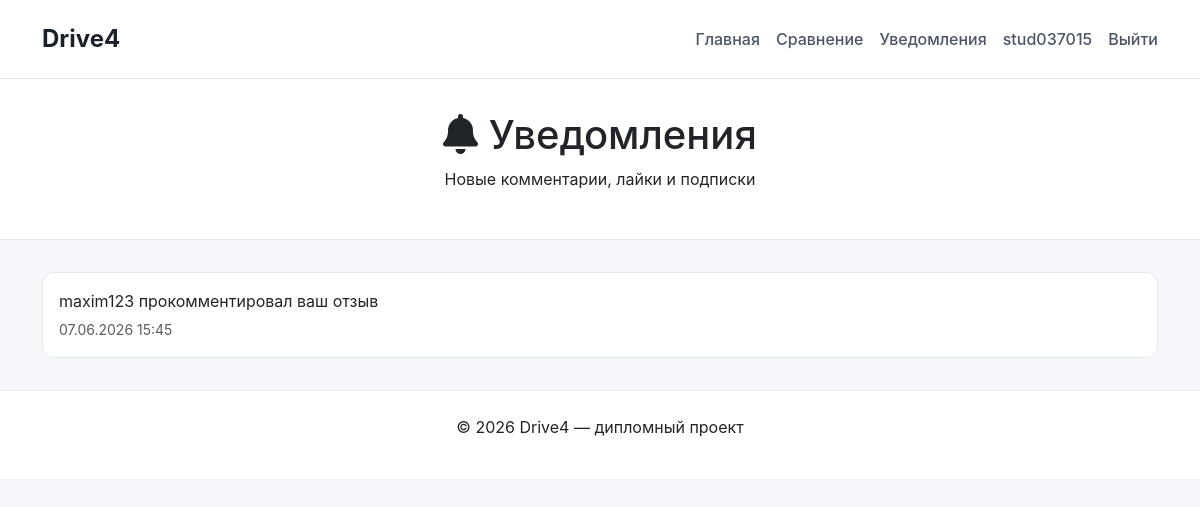
The page /posts/notifications/ (signed in) on the database as committed earlier.
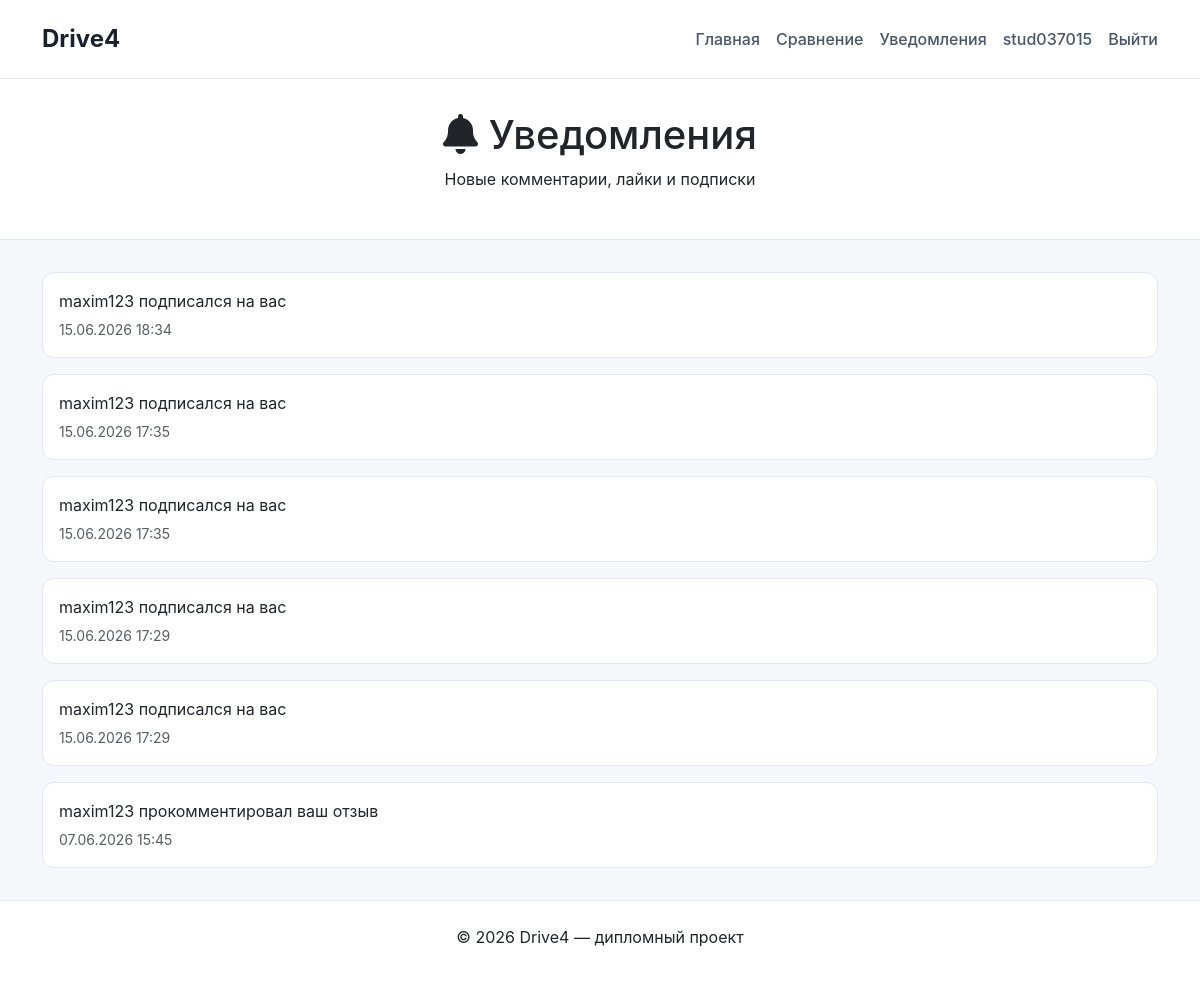
The same page on the database as committed later.
### posts/models.py (models this page shows, shortened)
class Notification(models.Model):
    NOTIFICATION_TYPES = [
        ('comment', 'Комментарий'),
        ('like', 'Лайк'),
        ('subscription', 'Подписка'),
    ]
    user = models.ForeignKey(settings.AUTH_USER_MODEL, on_delete=models.CASCADE, verbose_name='Пользователь', related_name='notifications')
    notification_type = models.CharField('Тип уведомления', max_length=20, choices=NOTIFICATION_TYPES)
    text = models.CharField('Текст уведомления', max_length=255)
    is_read = models.BooleanField('Прочитано', default=False)
    created_at = models.DateTimeField('Дата создания', auto_now_add=True)
    class Meta:
        verbose_name = 'Уведомление'
        verbose_name_plural = 'Уведомления'
        ordering = ['-created_at']

### posts/views.py (the view)
# urls.py: path('notifications/', views.notifications, name='notifications'),
@login_required
def notifications(request):
    notifications_list = request.user.notifications.order_by('-created_at')
    notifications_list.update(is_read=True)
    return render(request, 'posts/notifications.html', {'notifications': notifications_list})

### posts/templates/posts/notifications.html (shortened to what this page needs)
<!DOCTYPE html>
<html lang="ru">
<head>
    <link href="https://cdn.jsdelivr.net/npm/bootstrap@5.3.0/dist/css/bootstrap.min.css" rel="stylesheet">
    <link rel="stylesheet" href="https://cdnjs.cloudflare.com/ajax/libs/font-awesome/6.4.0/css/all.min.css">
</head>
<body>
<nav class="navbar">
    <div class="container">
        <a class="navbar-brand" href="/">Drive4</a>
        <div class="d-flex gap-3">
            <a class="nav-link" href="/">Главная</a>
            <a class="nav-link" href="{% url 'compare_cars' %}">Сравнение</a>
            <a class="nav-link" href="{% url 'notifications' %}"> Уведомления</a>
            {% if user.is_authenticated %}
                <a class="nav-link" href="{% url 'profile' %}">{{ user.username }}</a>
                <form method="post" action="{% url 'logout' %}" style="display: inline;">
                    <button type="submit" class="btn-logout nav-link">Выйти</button>
                </form>
            {% else %}
                <a class="nav-link" href="{% url 'login' %}">Вход</a>
                <a class="nav-link" href="{% url 'register' %}">Регистрация</a>
            {% endif %}
        </div>
    </div>
</nav>
<div class="notifications-header">
    <div class="container text-center">
        <h1><i class="fas fa-bell"></i> Уведомления</h1>
        <p>Новые комментарии, лайки и подписки</p>
    </div>
</div>
<div class="container">
    {% if notifications %}
        {% for n in notifications %}
            <div class="notification-card {% if not n.is_read %}unread{% endif %}">
                <div class="d-flex align-items-center">
                    <div class="flex-grow-1">
                        <p class="mb-1">{{ n.text }}</p>
                        <small class="text-muted">{{ n.created_at|date:"d.m.Y H:i" }}</small>
                    </div>
                </div>
            </div>
        {% endfor %}
    {% else %}
        <div class="alert alert-info text-center">
            <i class="fas fa-bell-slash fa-2x mb-2"></i>
            <p>Уведомлений пока нет</p>
        </div>
    {% endif %}
</div>
<footer class="footer">
    <div class="container">
        <p>© 2026 Drive4 — дипломный проект</p>
    </div>
</footer>
</body>
</html>

Rows that differ between the two databases and show on the page:
added Notification: text "maxim123 подписался на вас", created_at "15.06.2026 18:34"
added Notification: text "maxim123 подписался на вас", created_at "15.06.2026 17:35"
added Notification: text "maxim123 подписался на вас", created_at "15.06.2026 17:35"
added Notification: text "maxim123 подписался на вас", created_at "15.06.2026 17:29"
added Notification: text "maxim123 подписался на вас", created_at "15.06.2026 17:29"
